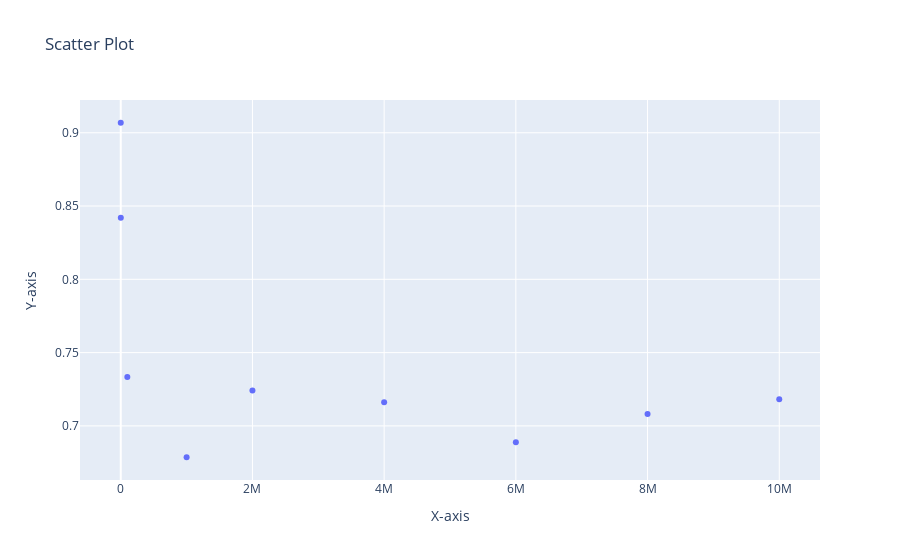

Notebook code cell kept with this figure:
### Code cell
import plotly.graph_objects as go

# Sample data
x = df['taille']
y = df['e']
# Create scatter plot
fig = go.Figure(data=go.Scatter(x=x, y=y, mode='markers'))

# Add labels and title
fig.update_layout(
    xaxis=dict(title='X-axis'),
    yaxis=dict(title='Y-axis'),
    title='Scatter Plot'
)

# Show the plot
fig.show()

### Figure 1 — Plotly figure (JSON) as saved in the notebook; plotly's stock layout.template omitted (floating-point values rounded to 4 significant figures)
{"data": [{"mode": "markers", "type": "scatter", "x": [15, 1000, 100000, 1000000, 2000000, 4000000, 6000000, 8000000, 10000000], "y": [0.9068, 0.8421, 0.7334, 0.6786, 0.7241, 0.7161, 0.6888, 0.7081, 0.7181]}], "layout": {"title": {"text": "Scatter Plot"}, "xaxis": {"title": {"text": "X-axis"}}, "yaxis": {"title": {"text": "Y-axis"}}}}
